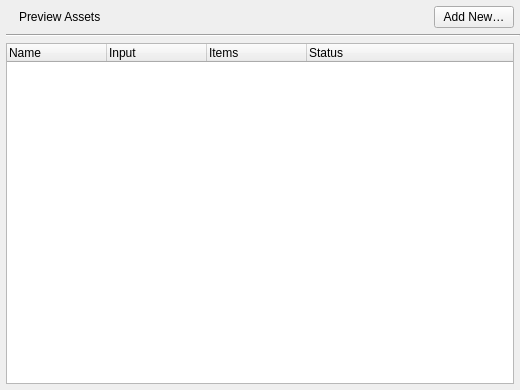
<?xml version="1.0" encoding="UTF-8"?>
<ui version="4.0">
 <class>panel_thumbnails</class>
 <widget class="QWidget" name="panel_thumbnails">
  <property name="geometry">
   <rect>
    <x>0</x>
    <y>0</y>
    <width>520</width>
    <height>390</height>
   </rect>
  </property>
  <property name="surfaceRole" stdset="0">
   <string>panel</string>
  </property>
  <layout class="QVBoxLayout" name="layout_thumbnails">
   <property name="spacing">
    <number>0</number>
   </property>
   <property name="leftMargin">
    <number>6</number>
   </property>
   <property name="topMargin">
    <number>6</number>
   </property>
   <property name="rightMargin">
    <number>0</number>
   </property>
   <property name="bottomMargin">
    <number>6</number>
   </property>
   <item>
    <widget class="QWidget" name="panel_thumbnails_header" native="true">
     <layout class="QHBoxLayout" name="layout_header">
      <property name="spacing">
       <number>6</number>
      </property>
      <property name="leftMargin">
       <number>0</number>
      </property>
      <property name="topMargin">
       <number>0</number>
      </property>
      <property name="rightMargin">
       <number>6</number>
      </property>
      <property name="bottomMargin">
       <number>6</number>
      </property>
      <item>
       <widget class="QLabel" name="label_thumbnails_icon">
        <property name="text">
         <string/>
        </property>
        <property name="pixmap">
         <pixmap>../../shared/icons/material/preview_assets.svg</pixmap>
        </property>
        <property name="iconName" stdset="0">
         <string>preview_assets</string>
        </property>
        <property name="iconSize" stdset="0">
         <number>20</number>
        </property>
       </widget>
      </item>
      <item>
       <widget class="QLabel" name="label_thumbnails_title">
        <property name="text">
         <string>Preview Assets</string>
        </property>
       </widget>
      </item>
      <item>
       <spacer name="spacer_thumbnails">
        <property name="orientation">
         <enum>Qt::Orientation::Horizontal</enum>
        </property>
        <property name="sizeHint" stdset="0">
         <size>
          <width>0</width>
          <height>0</height>
         </size>
        </property>
       </spacer>
      </item>
      <item>
       <widget class="QPushButton" name="button_add_thumbnails">
        <property name="toolTip">
         <string>Create Preview Assets</string>
        </property>
        <property name="text">
         <string>Add New…</string>
        </property>
        <property name="iconName" stdset="0">
         <string/>
        </property>
       </widget>
      </item>
     </layout>
    </widget>
   </item>
   <item>
    <widget class="Line" name="line_thumbnails">
     <property name="orientation">
      <enum>Qt::Orientation::Horizontal</enum>
     </property>
     <property name="separatorRole" stdset="0">
      <string>inset</string>
     </property>
    </widget>
   </item>
   <item>
    <widget class="QWidget" name="panel_thumbnails_table" native="true">
     <layout class="QVBoxLayout" name="layout_table">
      <property name="spacing">
       <number>6</number>
      </property>
      <property name="leftMargin">
       <number>0</number>
      </property>
      <property name="topMargin">
       <number>6</number>
      </property>
      <property name="rightMargin">
       <number>6</number>
      </property>
      <property name="bottomMargin">
       <number>0</number>
      </property>
      <item>
       <widget class="QTreeWidget" name="tree_thumbnails">
        <property name="alternatingRowColors">
         <bool>true</bool>
        </property>
        <property name="selectionBehavior">
         <enum>QAbstractItemView::SelectionBehavior::SelectRows</enum>
        </property>
        <property name="rootIsDecorated">
         <bool>true</bool>
        </property>
        <property name="uniformRowHeights">
         <bool>false</bool>
        </property>
        <property name="itemsExpandable">
         <bool>true</bool>
        </property>
        <column>
         <property name="text">
          <string>Name</string>
         </property>
        </column>
        <column>
         <property name="text">
          <string>Input</string>
         </property>
        </column>
        <column>
         <property name="text">
          <string>Items</string>
         </property>
        </column>
        <column>
         <property name="text">
          <string>Status</string>
         </property>
        </column>
       </widget>
      </item>
     </layout>
    </widget>
   </item>
  </layout>
 </widget>
 <resources/>
 <connections/>
</ui>
